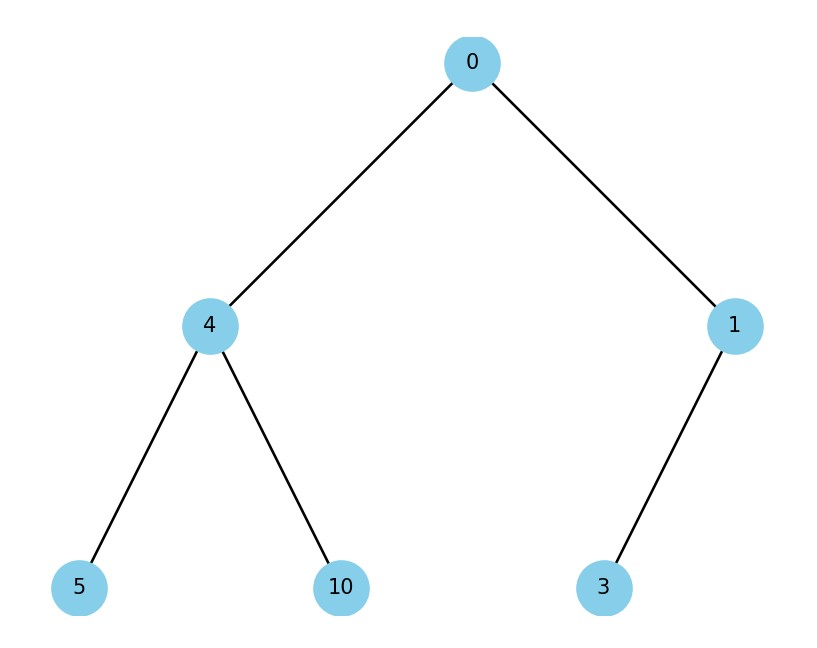

Source code (Python):
import matplotlib.pyplot as plt

class Node:
    def __init__(self, key, color="skyblue"):
        self.left = None
        self.right = None
        self.val = key
        self.color = color  # Додатковий аргумент для зберігання кольору вузла
        self.pos = (0, 0)  # Позиція вузла на графіку

def array_to_tree(array, i=0, x=0, y=0, dx=1):
    if i >= len(array) or array[i] is None:
        return None

    node = Node(array[i])
    node.pos = (x, y)

    left_index = 2 * i + 1
    right_index = 2 * i + 2

    node.left = array_to_tree(array, left_index, x - dx, y - 1, dx / 2)
    node.right = array_to_tree(array, right_index, x + dx, y - 1, dx / 2)

    return node

def plot_tree(node, ax):
    if node is not None:
        x, y = node.pos
        ax.scatter(x, y, color=node.color, s=1000, zorder=2)
        ax.text(x, y, node.val, ha='center', va='center', fontsize=12, zorder=3)
        
        if node.left:
            lx, ly = node.left.pos
            ax.plot([x, lx], [y, ly], color='black', zorder=1)
            plot_tree(node.left, ax)
        
        if node.right:
            rx, ry = node.right.pos
            ax.plot([x, rx], [y, ry], color='black', zorder=1)
            plot_tree(node.right, ax)

def draw_tree(tree_root):
    fig, ax = plt.subplots(figsize=(10, 6))
    ax.set_aspect('equal')
    ax.axis('off')

    plot_tree(tree_root, ax)
    plt.show()

if __name__ == "__main__":
    # Приклад масиву, що представляє бінарну купу
    heap_array = [0, 4, 1, 5, 10, 3]

    # Перетворення масиву в дерево
    heap_tree_root = array_to_tree(heap_array)

    # Відображення дерева
    draw_tree(heap_tree_root)
